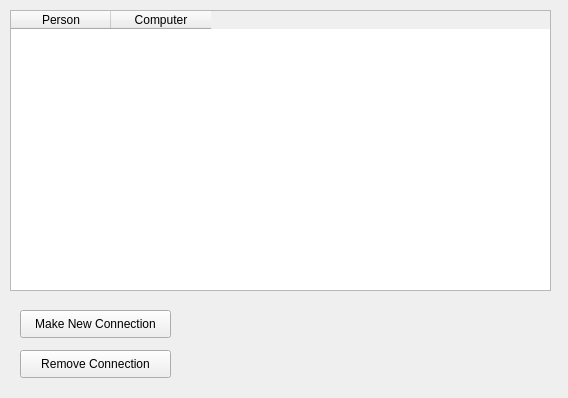
<?xml version="1.0" encoding="UTF-8"?>
<ui version="4.0">
 <class>ConnectionsMenu</class>
 <widget class="QWidget" name="ConnectionsMenu">
  <property name="geometry">
   <rect>
    <x>0</x>
    <y>0</y>
    <width>568</width>
    <height>398</height>
   </rect>
  </property>
  <property name="windowTitle">
   <string>Form</string>
  </property>
  <widget class="QTableWidget" name="tableWidgetDisplayConnections">
   <property name="geometry">
    <rect>
     <x>10</x>
     <y>10</y>
     <width>541</width>
     <height>281</height>
    </rect>
   </property>
   <property name="sortingEnabled">
    <bool>true</bool>
   </property>
   <attribute name="horizontalHeaderCascadingSectionResizes">
    <bool>false</bool>
   </attribute>
   <attribute name="horizontalHeaderStretchLastSection">
    <bool>false</bool>
   </attribute>
   <column>
    <property name="text">
     <string>Person</string>
    </property>
   </column>
   <column>
    <property name="text">
     <string>Computer</string>
    </property>
   </column>
  </widget>
  <widget class="QPushButton" name="pushButtonAddNewConnection">
   <property name="geometry">
    <rect>
     <x>20</x>
     <y>310</y>
     <width>151</width>
     <height>28</height>
    </rect>
   </property>
   <property name="text">
    <string>Make New Connection</string>
   </property>
  </widget>
  <widget class="QPushButton" name="pushButtonRemoveConnection">
   <property name="geometry">
    <rect>
     <x>20</x>
     <y>350</y>
     <width>151</width>
     <height>28</height>
    </rect>
   </property>
   <property name="text">
    <string>Remove Connection</string>
   </property>
  </widget>
 </widget>
 <resources/>
 <connections/>
</ui>
